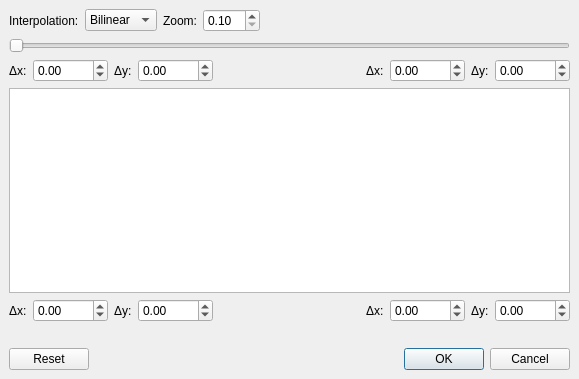
<?xml version="1.0" encoding="UTF-8"?>
<ui version="4.0">
 <class>quadTransDialog</class>
 <widget class="QDialog" name="quadTransDialog">
  <property name="geometry">
   <rect>
    <x>0</x>
    <y>0</y>
    <width>579</width>
    <height>379</height>
   </rect>
  </property>
  <property name="windowTitle">
   <string>Quadrilateral transformation</string>
  </property>
  <layout class="QGridLayout">
   <property name="leftMargin">
    <number>9</number>
   </property>
   <property name="topMargin">
    <number>9</number>
   </property>
   <property name="rightMargin">
    <number>9</number>
   </property>
   <property name="bottomMargin">
    <number>9</number>
   </property>
   <property name="spacing">
    <number>6</number>
   </property>
   <item row="2" column="0" colspan="2">
    <layout class="QHBoxLayout" name="toolboxLayout"/>
   </item>
   <item row="7" column="0" colspan="2">
    <widget class="QDialogButtonBox" name="buttonBox">
     <property name="orientation">
      <enum>Qt::Horizontal</enum>
     </property>
     <property name="standardButtons">
      <set>QDialogButtonBox::Cancel|QDialogButtonBox::Ok|QDialogButtonBox::Reset</set>
     </property>
    </widget>
   </item>
   <item row="0" column="0" rowspan="2" colspan="2">
    <layout class="QGridLayout" name="gridLayout_3">
     <item row="0" column="3">
      <widget class="QDoubleSpinBox" name="doubleSpinBoxZoom">
       <property name="decimals">
        <number>2</number>
       </property>
       <property name="minimum">
        <double>0.100000000000000</double>
       </property>
       <property name="maximum">
        <double>10.000000000000000</double>
       </property>
       <property name="singleStep">
        <double>0.010000000000000</double>
       </property>
      </widget>
     </item>
     <item row="0" column="1">
      <widget class="QComboBox" name="comboBoxAlgo">
       <item>
        <property name="text">
         <string>Bilinear</string>
        </property>
       </item>
       <item>
        <property name="text">
         <string>Bicubic</string>
        </property>
       </item>
      </widget>
     </item>
     <item row="0" column="4">
      <spacer name="horizontalSpacer_3">
       <property name="orientation">
        <enum>Qt::Horizontal</enum>
       </property>
       <property name="sizeHint" stdset="0">
        <size>
         <width>40</width>
         <height>20</height>
        </size>
       </property>
      </spacer>
     </item>
     <item row="0" column="0">
      <widget class="QLabel" name="labelInterpolation">
       <property name="text">
        <string>Interpolation:</string>
       </property>
      </widget>
     </item>
     <item row="0" column="2">
      <widget class="QLabel" name="labelZoom">
       <property name="text">
        <string>Zoom:</string>
       </property>
      </widget>
     </item>
    </layout>
   </item>
   <item row="3" column="0" colspan="2">
    <widget class="ADM_flyNavSlider" name="horizontalSlider">
     <property name="orientation">
      <enum>Qt::Horizontal</enum>
     </property>
    </widget>
   </item>
   <item row="6" column="1">
    <spacer>
     <property name="orientation">
      <enum>Qt::Vertical</enum>
     </property>
     <property name="sizeType">
      <enum>QSizePolicy::Fixed</enum>
     </property>
     <property name="sizeHint" stdset="0">
      <size>
       <width>20</width>
       <height>20</height>
      </size>
     </property>
    </spacer>
   </item>
   <item row="4" column="0" colspan="2">
    <layout class="QGridLayout" name="gridLayout">
     <item row="0" column="2">
      <widget class="QLabel" name="label_3">
       <property name="text">
        <string>Δy:</string>
       </property>
      </widget>
     </item>
     <item row="0" column="8">
      <widget class="QDoubleSpinBox" name="doubleSpinBoxDy2">
       <property name="minimum">
        <double>-9999.000000000000000</double>
       </property>
       <property name="maximum">
        <double>9999.000000000000000</double>
       </property>
      </widget>
     </item>
     <item row="2" column="0" colspan="9">
      <widget class="QGraphicsView" name="graphicsView"/>
     </item>
     <item row="0" column="5">
      <widget class="QLabel" name="label_4">
       <property name="text">
        <string>Δx:</string>
       </property>
      </widget>
     </item>
     <item row="0" column="7">
      <widget class="QLabel" name="label_5">
       <property name="text">
        <string>Δy:</string>
       </property>
      </widget>
     </item>
     <item row="0" column="0">
      <widget class="QLabel" name="label_2">
       <property name="text">
        <string>Δx:</string>
       </property>
      </widget>
     </item>
     <item row="0" column="1">
      <widget class="QDoubleSpinBox" name="doubleSpinBoxDx1">
       <property name="minimum">
        <double>-9999.000000000000000</double>
       </property>
       <property name="maximum">
        <double>9999.000000000000000</double>
       </property>
      </widget>
     </item>
     <item row="0" column="6">
      <widget class="QDoubleSpinBox" name="doubleSpinBoxDx2">
       <property name="minimum">
        <double>-9999.000000000000000</double>
       </property>
       <property name="maximum">
        <double>9999.000000000000000</double>
       </property>
      </widget>
     </item>
     <item row="0" column="3">
      <widget class="QDoubleSpinBox" name="doubleSpinBoxDy1">
       <property name="minimum">
        <double>-9999.000000000000000</double>
       </property>
       <property name="maximum">
        <double>9999.000000000000000</double>
       </property>
      </widget>
     </item>
     <item row="0" column="4">
      <spacer name="horizontalSpacer_4">
       <property name="orientation">
        <enum>Qt::Horizontal</enum>
       </property>
       <property name="sizeHint" stdset="0">
        <size>
         <width>40</width>
         <height>20</height>
        </size>
       </property>
      </spacer>
     </item>
     <item row="3" column="0">
      <widget class="QLabel" name="label_6">
       <property name="text">
        <string>Δx:</string>
       </property>
      </widget>
     </item>
     <item row="3" column="1">
      <widget class="QDoubleSpinBox" name="doubleSpinBoxDx3">
       <property name="minimum">
        <double>-9999.000000000000000</double>
       </property>
       <property name="maximum">
        <double>9999.000000000000000</double>
       </property>
      </widget>
     </item>
     <item row="3" column="2">
      <widget class="QLabel" name="label_7">
       <property name="text">
        <string>Δy:</string>
       </property>
      </widget>
     </item>
     <item row="3" column="3">
      <widget class="QDoubleSpinBox" name="doubleSpinBoxDy3">
       <property name="minimum">
        <double>-9999.000000000000000</double>
       </property>
       <property name="maximum">
        <double>9999.000000000000000</double>
       </property>
      </widget>
     </item>
     <item row="3" column="5">
      <widget class="QLabel" name="label_8">
       <property name="text">
        <string>Δx:</string>
       </property>
      </widget>
     </item>
     <item row="3" column="6">
      <widget class="QDoubleSpinBox" name="doubleSpinBoxDx4">
       <property name="minimum">
        <double>-9999.000000000000000</double>
       </property>
       <property name="maximum">
        <double>9999.000000000000000</double>
       </property>
      </widget>
     </item>
     <item row="3" column="7">
      <widget class="QLabel" name="label_9">
       <property name="text">
        <string>Δy:</string>
       </property>
      </widget>
     </item>
     <item row="3" column="8">
      <widget class="QDoubleSpinBox" name="doubleSpinBoxDy4">
       <property name="minimum">
        <double>-9999.000000000000000</double>
       </property>
       <property name="maximum">
        <double>9999.000000000000000</double>
       </property>
      </widget>
     </item>
    </layout>
   </item>
  </layout>
 </widget>
 <customwidgets>
  <customwidget>
   <class>ADM_flyNavSlider</class>
   <extends>ADM_QSlider</extends>
   <header>ADM_toolkitQt.h</header>
  </customwidget>
  <customwidget>
   <class>ADM_QSlider</class>
   <extends>QSlider</extends>
   <header>ADM_toolkitQt.h</header>
  </customwidget>
 </customwidgets>
 <tabstops>
  <tabstop>horizontalSlider</tabstop>
 </tabstops>
 <resources/>
 <connections>
  <connection>
   <sender>buttonBox</sender>
   <signal>accepted()</signal>
   <receiver>quadTransDialog</receiver>
   <slot>accept()</slot>
   <hints>
    <hint type="sourcelabel">
     <x>248</x>
     <y>254</y>
    </hint>
    <hint type="destinationlabel">
     <x>157</x>
     <y>274</y>
    </hint>
   </hints>
  </connection>
  <connection>
   <sender>buttonBox</sender>
   <signal>rejected()</signal>
   <receiver>quadTransDialog</receiver>
   <slot>reject()</slot>
   <hints>
    <hint type="sourcelabel">
     <x>316</x>
     <y>260</y>
    </hint>
    <hint type="destinationlabel">
     <x>286</x>
     <y>274</y>
    </hint>
   </hints>
  </connection>
 </connections>
</ui>
